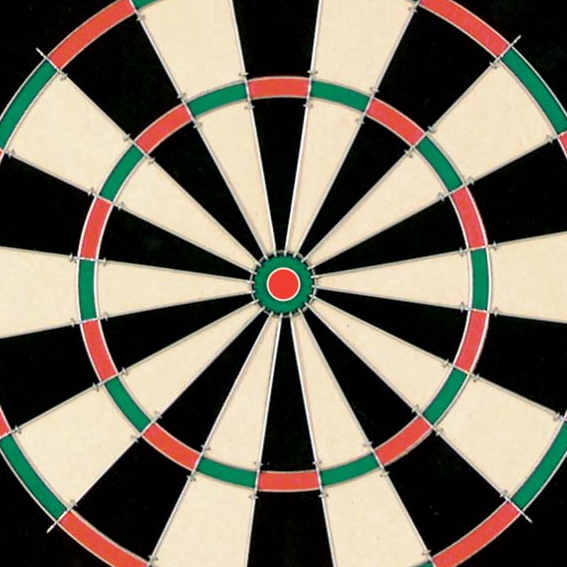
#> input picture images/positives/dart.bmp, 567 x 567 px, found by its file name; its folder holds only this picture in this run
$ python hough3.py images/positives/dart.bmp
#> lines starting #> are read from the running program, lines starting #| are printed output that depends on the picture
import numpy as np
import cv2 as cv
import sys
import math

img = cv.imread('images/positives/'+sys.argv[1])
#> img is the input picture: shape (567, 567, 3); mean B, G, R 96.6, 111.5, 119.5
edges = cv.Canny(image=img, threshold1 = 300, threshold2 = 500 )
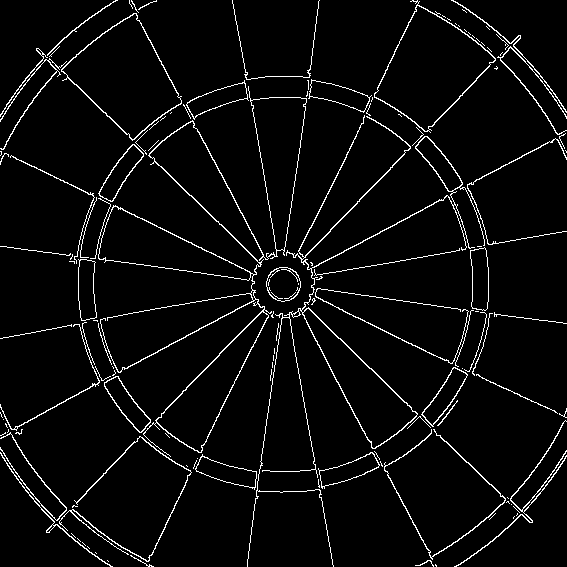
#> edges: shape (567, 567); 4.3% white in thin lines or dots


def hough_line(img, angle_step=1, lines_are_white=True, value_threshold=5):
    """
    Hough transform for lines
    Input:
    img - 2D binary image with nonzeros representing edges
    angle_step - Spacing between angles to use every n-th angle
                 between -90 and 90 degrees. Default step is 1.
    lines_are_white - boolean indicating whether lines to be detected are white
    value_threshold - Pixel values above or below the value_threshold are edges
    Returns:
    accumulator - 2D array of the hough transform accumulator
    theta - array of angles used in computation, in radians.
    rhos - array of rho values. Max size is 2 times the diagonal
           distance of the input image.
    """
#> called with angle_step = 1, lines_are_white = True, value_threshold = 5
    # Rho and Theta ranges
    thetas = np.deg2rad(np.arange(-90.0, 90.0, angle_step))
    width, height = img.shape
#> width = 567; height = 567
    diag_len = int(round(math.sqrt(width * width + height * height)))
#> diag_len = 802
    rhos = np.linspace(-diag_len, diag_len, diag_len * 2)
#> rhos = 1604 values from -802 to 802

    # Cache some resuable values
    cos_t = np.cos(thetas)
    sin_t = np.sin(thetas)
    num_thetas = len(thetas)

    # Hough accumulator array of theta vs rho
    accumulator = np.zeros((2 * diag_len, num_thetas), dtype=np.uint8)
    # (row, col) indexes to edges
    are_edges = img > value_threshold if lines_are_white else img < value_threshold
#> are_edges: shape (567, 567) bool; 4.3% white in thin lines or dots
    y_idxs, x_idxs = np.nonzero(are_edges)
#> y_idxs = 13943 values from 0 to 566; x_idxs = 13943 values, max 566 at index 2532, min 0 at index 2588, mean 280.7

    # Vote in the hough accumulator
    for i in range(len(x_idxs)):
        x = x_idxs[i]
        y = y_idxs[i]

        for t_idx in range(num_thetas):
            # Calculate rho. diag_len is added for a positive index
            rho = diag_len + int(round(x * cos_t[t_idx] + y * sin_t[t_idx]))
            accumulator[rho, t_idx] += 1
#> this loop made 13943 passes
#> (x, y) on passes 1 to 3: (115, 0), (116, 0), (117, 0)
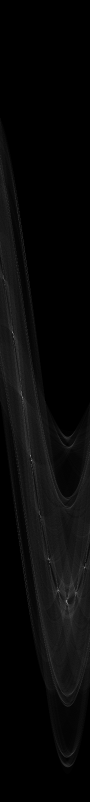
#> accumulator: shape (1604, 180) (shown at 1/2 size); min 0, max 249, mean 8.7
    nons = np.argwhere(np.nonzero(accumulator))
#> nons = 231943 pairs, first value 0 to 1, second value 0 to 116254
    print(nons)
#> (printed output is left out)
    return accumulator, thetas, rhos


hough_line(edges)

$ run again, on images/positives/dart0.jpg
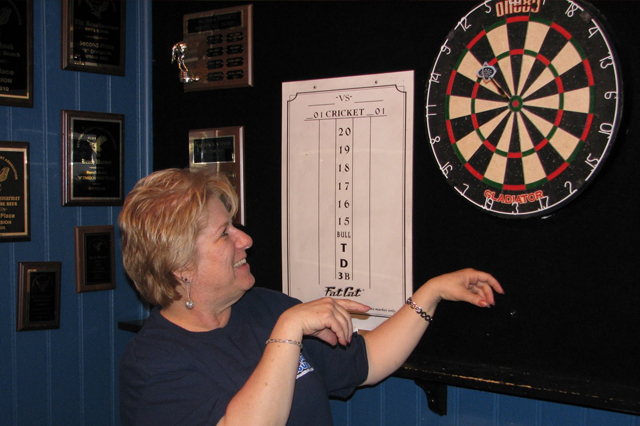
#> input picture images/positives/dart0.jpg, 640 x 426 px, found by its file name
#> img is the input picture: shape (426, 640, 3); mean B, G, R 55.7, 56.9, 65.9
#> `edges = cv.Canny(image=img, threshold1 = 300, threshold2 = 500 )`:
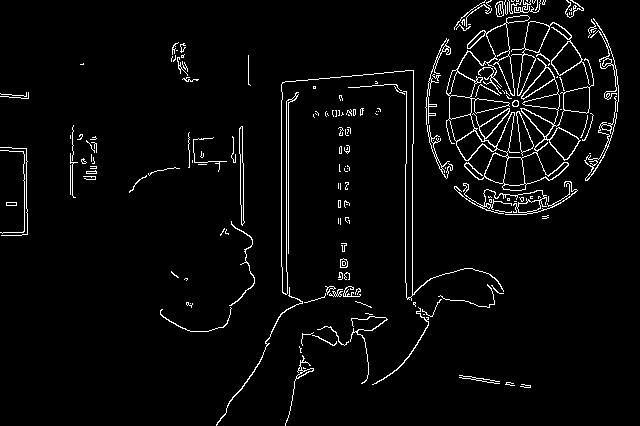
#> edges: shape (426, 640); 3.7% white in thin lines or dots
#> are_edges: shape (426, 640) bool; 3.7% white in thin lines or dots
#> y_idxs = 10150 values from 0 to 425; x_idxs = 10150 values, max 618 at index 2518, min 0 at index 2807, mean 408.4
#> the loop in hough_line, `for i in range(len(x_idxs)):` made 10150 passes
#> (x, y) on passes 1 to 3: (485, 0), (490, 0), (491, 0)
#> after the loop in hough_line, `for i in range(len(x_idxs)):`:
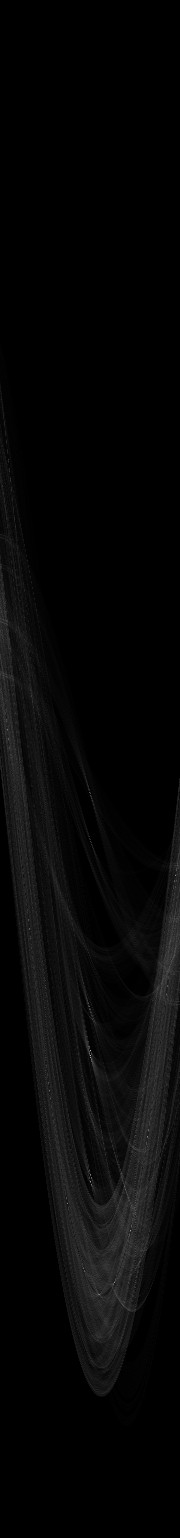
#> accumulator: shape (1538, 180); min 0, max 178, mean 6.6
#> nons = 191542 pairs, first value 0 to 1, second value 0 to 95983
#> (printed output is left out)
